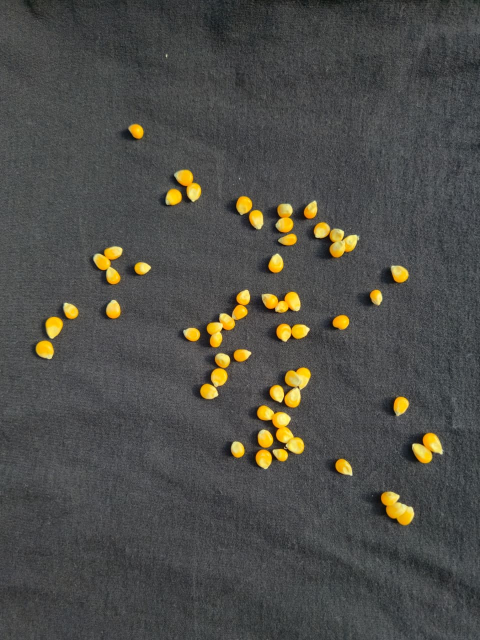
#> input picture imagens/agrupado3.jpg, 960 x 1280 px (shown at 1/2 size)
$ jupyter execute analyze_ai.ipynb
#> lines starting #> are read from the running program, lines starting #| are printed output that depends on the picture
[cell 1]
import cv2
import numpy as np
import matplotlib.pyplot as plt
from IPython.display import display

[cell 2]
def show_image(window_name, image, cmap=None):
    if image is None:
        print(f"{window_name}: imagem nao carregada (None)")
        return

    if len(image.shape) == 3 and image.shape[2] == 3:
        img_disp = cv2.cvtColor(image, cv2.COLOR_BGR2RGB)
    else:
        img_disp = image
        if cmap is None:
            cmap = 'gray'
    plt.figure(figsize=(8, 6))
    plt.title(window_name)
    plt.axis('off')
    plt.imshow(img_disp, cmap=cmap)
    plt.show()

def close_all_windows():
    pass

[cell 3]
MIN_AREA = 300
MAX_AREA = 750

[cell 4]
img = cv2.imread('imagens/agrupado3.jpg')
#> img is the input picture: shape (1280, 960, 3); mean B, G, R 72.2, 76.7, 77.1
craped_img = img.copy()
# img = cv2.resize(img, (600, 800))
show_image("Resized Image", img)

[cell 5]
gray = cv2.cvtColor(img, cv2.COLOR_BGR2GRAY)
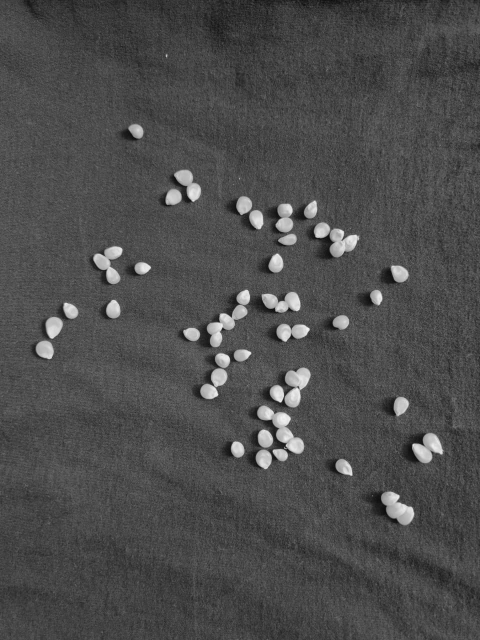
#> gray: shape (1280, 960) (shown at 1/2 size); min 2, max 245, mean 76.3
show_image("Grayscale Image", gray)


$ run again, with imagens/agrupado1.jpg copied over imagens/agrupado3.jpg
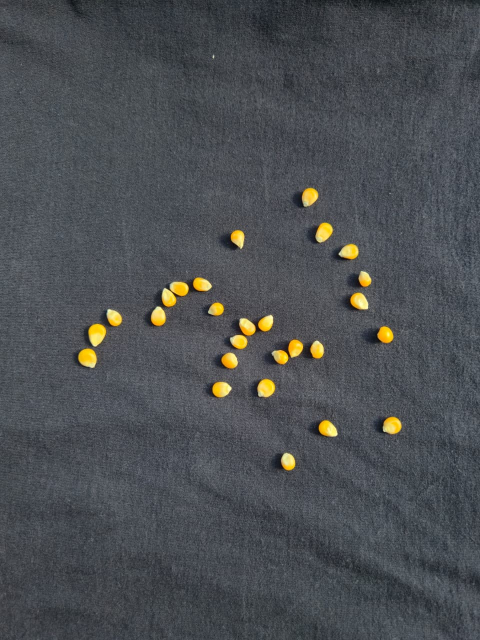
#> input picture imagens/agrupado1.jpg, 960 x 1280 px (shown at 1/2 size)
#> img is the input picture: shape (1280, 960, 3); mean B, G, R 82.2, 78.9, 75.7
#> `gray = cv2.cvtColor(img, cv2.COLOR_BGR2GRAY)`:
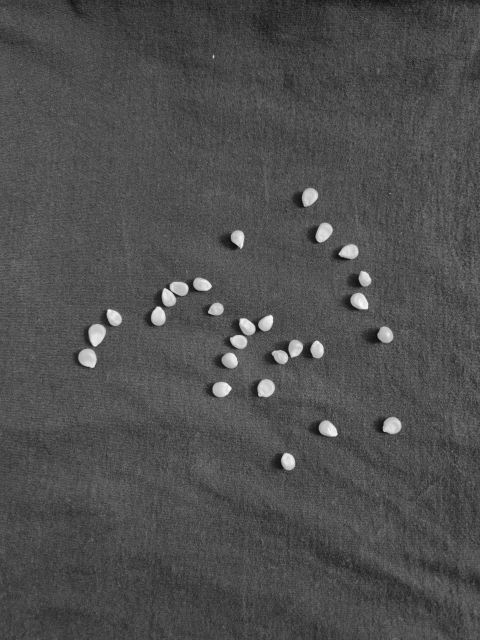
#> gray: shape (1280, 960) (shown at 1/2 size); min 0, max 250, mean 78.3

$ run again, with imagens/agrupado2.jpg copied over imagens/agrupado3.jpg
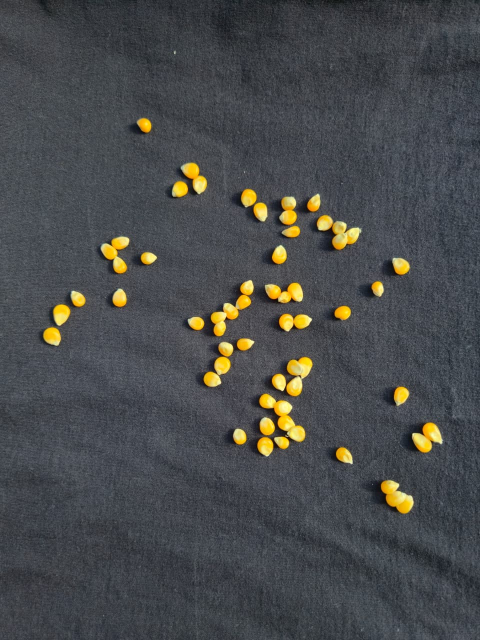
#> input picture imagens/agrupado2.jpg, 960 x 1280 px (shown at 1/2 size)
#> img is the input picture: shape (1280, 960, 3); mean B, G, R 75.5, 74.8, 72.8
#> `gray = cv2.cvtColor(img, cv2.COLOR_BGR2GRAY)`:
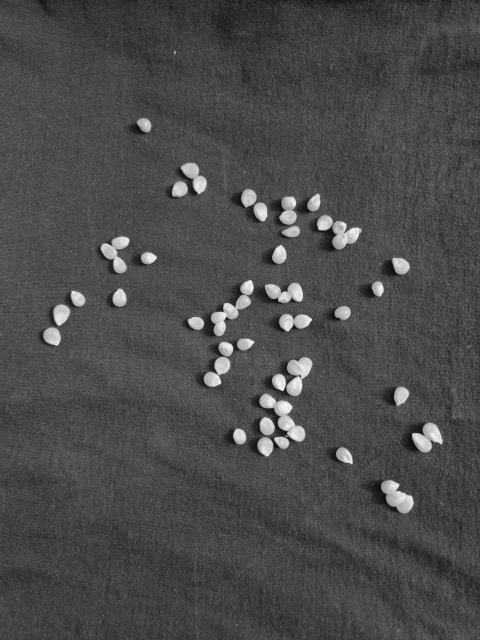
#> gray: shape (1280, 960) (shown at 1/2 size); min 3, max 250, mean 74.3
